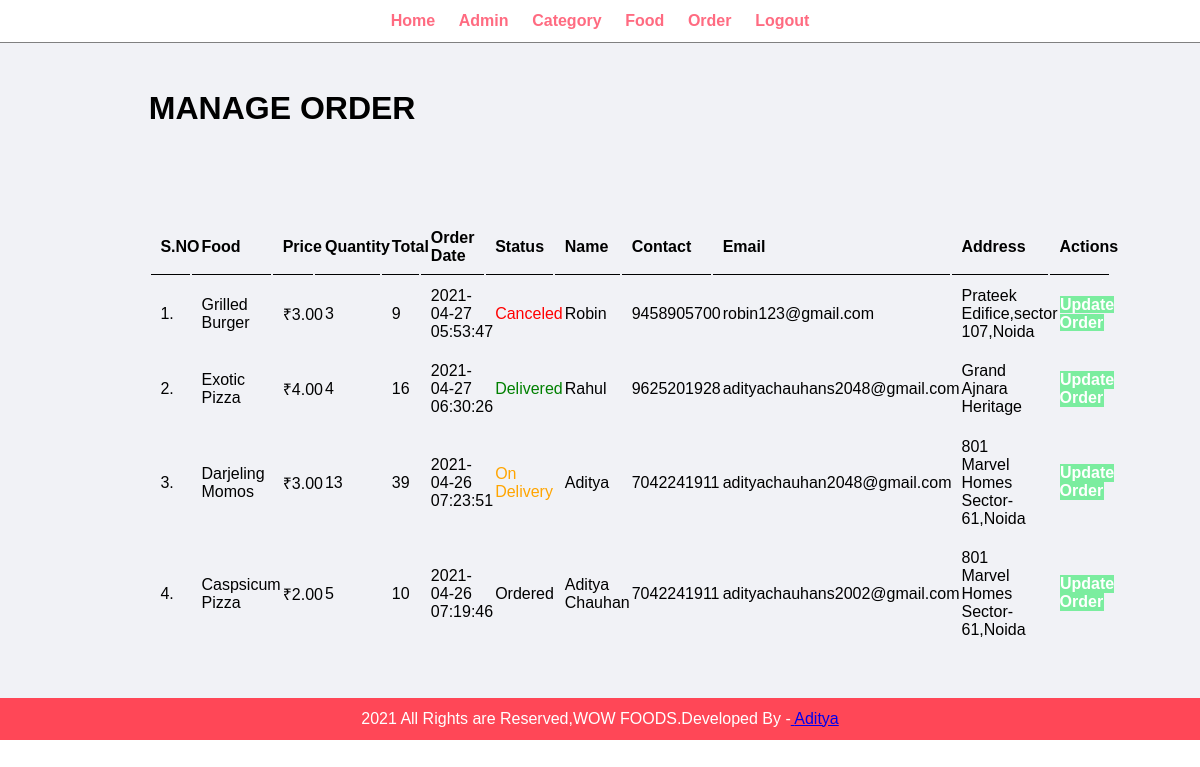
/admin/manage-order.php (signed in), run on the app's committed database.
### tables this page shows
CREATE TABLE `tbl_order` (
  `id` int(10) UNSIGNED NOT NULL,
  `food` varchar(150) NOT NULL,
  `price` decimal(10,2) NOT NULL,
  `qty` int(11) NOT NULL,
  `total` decimal(10,2) NOT NULL,
  `order_date` datetime NOT NULL,
  `status` varchar(100) NOT NULL,
  `customer_name` varchar(150) NOT NULL,
  `customer_contact` varchar(20) NOT NULL,
  `customer_email` varchar(150) NOT NULL,
  `customer_address` varchar(255) NOT NULL
);

### admin/manage-order.php (the view, shortened to what this page needs)
<?php include('partials/menu.php');?>
<div class=" main-content">
    <div class ="wrapper">
    <h1>MANAGE ORDER</h1>
    <br /><br /><br />
     <br /><br />
          <table class="tbl-full">
              <tr>
                  <th>S.NO</th>
                  <th>Food</th>
                  <th>Price</th>
                  <th>Quantity</th>
                  <th>Total</th>
                  <th>Order Date</th>
                  <th>Status</th>
                  <th>Name</th>
                  <th>Contact</th>
                  <th>Email</th>
                  <th>Address</th>
                  <th>Actions</th>
             </tr>
             <?php
               $sql="SELECT * FROM tbl_order  ORDER BY id DESC";
               $res=mysqli_query($conn,$sql);
               $count = mysqli_num_rows($res);
               $sn=1;
               if($count>0)
               {
                while($row=mysqli_fetch_assoc($res))
                {
                $id = $row['id'];
                $food = $row['food'];
                $price = $row['price'];
                $qty = $row['qty'];
                $total = $price*$qty;
                $order_date = $row['order_date'];
                $status = $row['status'];
                $customer_name = $row['customer_name'];
                $customer_contact = $row['customer_contact'];
                $customer_email = $row['customer_email'];
                $customer_address  = $row['customer_address'];
                ?>
            <tr>
                 <td><?php echo $sn++;?>.</td>
                 <td><?php echo $food;?></td>
                 <td><?php echo "₹";echo $price;?></td>
                 <td><?php echo $qty;?></td>
                 <td><?php echo $total;?></td>
                 <td><?php echo $order_date;?></td>
                 <td>
                   <?php
                    if($status=='Ordered')
                    {
                      echo "<label>$status</label>";
                    }
                    elseif($status=='On Delivery')
                    {
                      echo "<label style='color : orange'>$status</label>";
                    }
                    elseif($status=='Delivered')
                    {
                      echo "<label style='color : green'>$status</label>";
                    }
                    elseif($status=='Canceled')
                    {
                      echo "<label style='color : red'>$status</label>";
                    }
                 ?>
                </td>
                 <td><?php echo $customer_name;?></td>
                 <td><?php echo $customer_contact;?></td>
                 <td><?php echo $customer_email;?></td>
                 <td><?php echo $customer_address;?></td>
                 <td>
                   <a href="<?php echo SITEURL; ?>admin/update-order.php?id=<?php echo $id; ?>" class="btn-secondary"> Update Order</a>
                 </td>
                </tr>
                <?php
                }
               }else{
                 echo"<tr><td colspan ='12' class='error'>Orders Not Avaliable</td></tr>";
               }
             ?>
         </table>
</div>
</div>
<?php include('partials/footer.php');?>

### css/admin.css (style rules this page uses)
* { margin: 0; padding: 0; font-family: Arial, Helvetica, sans-serif; }
.wrapper { padding: 1%; width: 80%; margin: 0 auto; }
.tbl-full { width: 100%; }
table tr th { border-bottom: 1px solid black; padding: 1%; text-align: left; }
table tr td { padding: 1%; }
.btn-secondary { background-color: #7bed9f; padding : 1%; color: white; text-decoration:none; font-weight: bold; }
.main-content { background-color: #f1f2f6; padding: 3%; }

### data on the page
tbl_order: food "Grilled Burger", price "3.00", qty "3", total "9", order_date "2021-04-27 05:53:47", status "Canceled", customer_name "Robin", customer_contact "9458905700", customer_email "robin123@gmail.com", customer_address "Prateek Edifice,sector 107,Noida"
tbl_order: food "Exotic Pizza", price "4.00", qty "4", total "16", order_date "2021-04-27 06:30:26", status "Delivered", customer_name "Rahul", customer_contact "9625201928", customer_email "adityachauhans2048@gmail.com", customer_address "Grand Ajnara Heritage"
tbl_order: food "Darjeling Momos", price "3.00", qty "13", total "39", order_date "2021-04-26 07:23:51", status "On Delivery", customer_name "Aditya", customer_contact "7042241911", customer_email "adityachauhan2048@gmail.com", customer_address "801 Marvel Homes Sector-61,Noida"
tbl_order: food "Caspsicum Pizza", price "2.00", qty "5", total "10", order_date "2021-04-26 07:19:46", status "Ordered", customer_name "Aditya Chauhan", customer_contact "7042241911", customer_email "adityachauhans2002@gmail.com", customer_address "801 Marvel Homes Sector-61,Noida"
